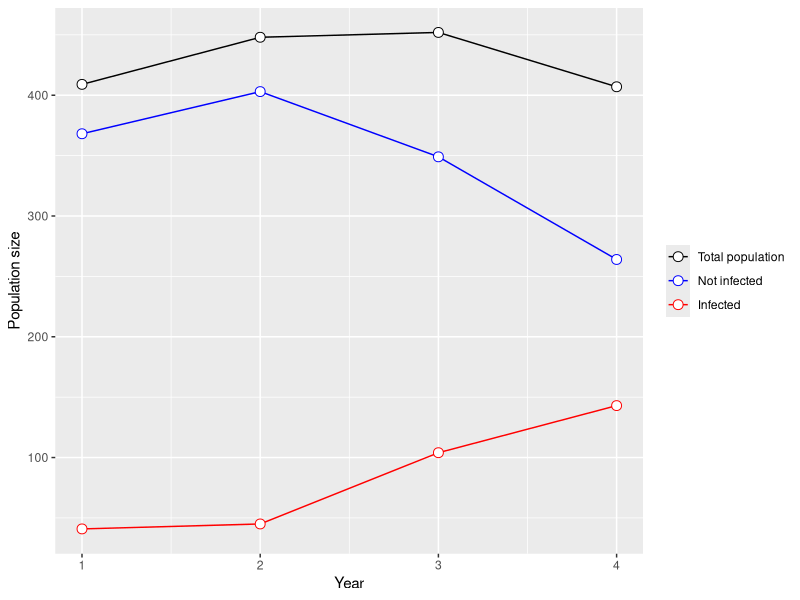

Here is the R script that generated this plot:

rm(list = ls())


#### first get all lambda total values using survival data ####

#survivals
#s0 = 0.85 ## assumed
s1 = 0.81474
s2 = 0.7517774
s3 = 0.6705938
s4 = 0.5937116 

## function to calculate lamdas

lambda_fun = function(survival){
  
  s = survival

  mat = matrix(0, nrow = 2, ncol = 2)

  mat[1,1] = 0.47 * s * 0.38 * 1
  mat[1,2] = s * 0.85 * 1
  mat[2,1] = 0.47 * s
  mat[2,2] = s

  mat_eigen = eigen(mat)
  lambda = mat_eigen$values[1]

  return(lambda)
}

lam1 = lambda_fun(s1)
lam2 = lambda_fun(s2)
lam3 = lambda_fun(s3)
lam4 = lambda_fun(s4)

lam_e_fun = function(nt1, ne1, lam_t1, lam_u){
  
  nu1 = nt1 - ne1
  
  lambda_e = (nt1*lam_t1 - nu1*lam_u) / ne1
  
  return(lambda_e)
  
}


#### init pop size
init_total = 409
init_affected = init_total * 0.1
init_unaffected = init_total - init_affected

lam_e = lam_e_fun(init_total, init_affected, lam2, lam1)

lam_u = lam1


#### define function for 2 pop categories ####

pop_split_fun = function(nt_time1, lambda_time1, lambda_time2, lambda_u, lambda_e){
  
  nt_time2 = lambda_time1* nt_time1
  nu2 = ( (nt_time2*lambda_time2) - (nt_time2*lambda_e )) / (lambda_u - lambda_e)
  ne2 = nt_time2 - nu2
  
  # give vector of year 2: total pop, unaffected pop, affected pop
  pop = c(nt_time2, nu2, ne2)
  pop = round(pop)
  
  return(pop)
}

pop_year1 = c(init_total, init_unaffected, init_affected)

pop_year2 = pop_split_fun(pop_year1[1], lam1, lam2, lam_u, lam_e)

pop_year3 = pop_split_fun(pop_year2[1], lam2, lam3, lam_u, lam_e)

pop_year4 = pop_split_fun(pop_year3[1], lam3, lam4, lam_u, lam_e)

years = c(1,2,3,4)

pop_trend = rbind.data.frame(pop_year1, pop_year2, pop_year3, pop_year4)
pop_trend = cbind(years, pop_trend)

colnames(pop_trend)[1] = "year"
colnames(pop_trend)[2] = "total_pop"
colnames(pop_trend)[3] = "unaffected_pop"
colnames(pop_trend)[4] = "affected_pop"

#### plot ####
library(ggplot2)
library(reshape2)

pop = melt(pop_trend, id.vars = "year")

p = ggplot(data = pop, aes(x=year, y=value, group = variable, color = variable))+
      geom_line() +
      geom_point( size=3, shape=21, fill="white") +
      scale_x_continuous("Year") +
      scale_y_continuous("Population size") +
      scale_color_manual(labels = c("Total population", "Not infected", "Infected"), values = c("black", "blue", "red"))+
      theme(legend.title=element_blank())

print(p)

# setwd("C:/Users/oliver/Google Drive/PhD/Research/Indiana bat/figs/")
# tempname = "spread_in_pop.pdf"
# ggsave(tempname, plot = p, device = NULL, path = NULL, 
#        scale = 0.7, width = NA, height = NA, 
#        units = c("cm"), dpi = 300)




